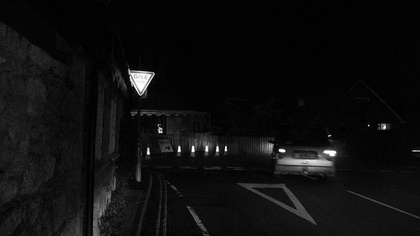
%> input picture Part A/input/dark_road_1.jpg, 420 x 236 px, shrunk from 800 x 450 before the run
$ octave applyHistogramEQ.m   (GNU Octave 9; MATLAB toolbox functions it lacks are replaced by stand-ins)
%> lines starting %> are read from the running program, lines starting %| are printed output that depends on the picture
### Part A/code/my_hist.m
% Calculate histogram of image X
% pixels of X -> integers 0 - 255
function y = my_hist(X)

% Get dimensions of input image
[xdim, ydim] = size(X);

y = zeros(256,1);
for i = 1 : xdim
    for j = 1 : ydim
        k = X(i,j) + 1;
        y(k,1) = y(k,1) + 1;
    end
end

end

### Part A/code/applyHistogramEQ.m
% Read images
I1 = imread('../input/dark_road_1.jpg');
%> I1 is the input picture: size 236x420 uint8; min 0, max 255, mean 14.6
I2 = imread('../input/dark_road_2.jpg');
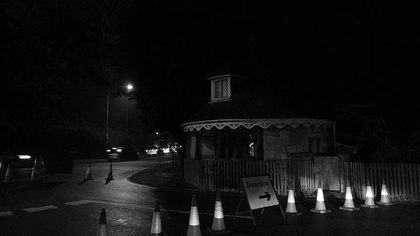
%> input picture Part A/input/dark_road_2.jpg, 420 x 236 px, shrunk from 800 x 450 before the run
%> I2 is the input picture: size 236x420 uint8; min 0, max 255, mean 16.8
I3 = imread('../input/dark_road_3.jpg');
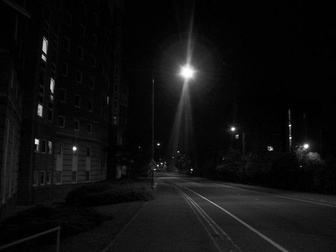
%> input picture Part A/input/dark_road_3.jpg, 336 x 252 px, shrunk from 640 x 480 before the run
%> I3 is the input picture: size 252x336 uint8; min 0, max 255, mean 15.2

I1 = double(I1);
%> I1: size 236x420 double
I2 = double(I2);
%> I2: size 236x420 double
I3 = double(I3);
%> I3: size 252x336 double

% calculate histogramm
I1_hist = my_hist(I1);
%> after the loop in my_hist, `for i = 1 : xdim`: y = 256 values, max 19838 at index 4, min 1 at index 199, mean 387.2
%> I1_hist has the same summary as y in my_hist
I2_hist = my_hist(I2);
%> I2_hist = 256 values, max 18643 at index 4, min 1 at index 215, mean 387.2
I3_hist = my_hist(I3);
%> I3_hist = 256 values, max 12405 at index 3, min 0 at index 209, mean 330.8


% histogram equalization
% calcualte pdfs
[x,y] = size(I1);
%> x = 236; y = 420
I1_pdf = I1_hist / (x * y);
%> I1_pdf = 256 values, max 0.2 at index 4, min 1.01e-05 at index 199, mean 0.00391

[x,y] = size(I2);
I2_pdf = I2_hist / (x * y);
%> I2_pdf = 256 values, max 0.188 at index 4, min 1.01e-05 at index 215, mean 0.00391

[x,y] = size(I3);
%> x = 252; y = 336
I3_pdf = I3_hist / (x * y);
%> I3_pdf = 256 values, max 0.147 at index 3, min 0 at index 209, mean 0.00391

% calculate cdfs
x = length(I1_pdf);
%> x = 256
I1_cdf = zeros(x,1);
I1_cdf(1,1) = I1_pdf(1,1);
for i = 2 : x
    I1_cdf(i,1) = I1_cdf(i-1,1) + I1_pdf(i,1);
end
%> after the loop, I1_cdf = 256 values from 0.00193 to 1

x = length(I2_pdf);
I2_cdf = zeros(x,1);
I2_cdf(1,1) = I2_pdf(1,1);
for i = 2 : x
    I2_cdf(i,1) = I2_cdf(i-1,1) + I2_pdf(i,1);
end
%> after the loop, I2_cdf = 256 values from 0.00221 to 1

x = length(I3_pdf);
I3_cdf = zeros(x,1);
I3_cdf(1,1) = I3_pdf(1,1);
for i = 2 : x
    I3_cdf(i,1) = I3_cdf(i-1,1) + I3_pdf(i,1);
end
%> after the loop, I3_cdf = 256 values from 0.0182 to 1


% equalize histogram
[x,y] = size(I1);
%> x = 236; y = 420
I1_eq = zeros(x,y);

for i = 1 : x
    for j = 1 : y
        I1_eq(i,j) = floor(I1_cdf(I1(i,j)+1) * 255);
    end
end
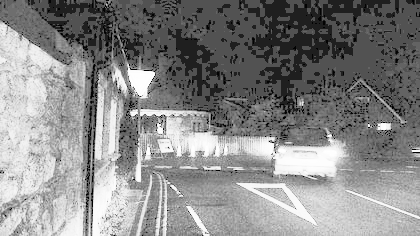
%> I1_eq: size 236x420 double; min 0, max 255, mean 135.9

[x,y] = size(I2);
I2_eq = zeros(x,y);

for i = 1 : x
    for j = 1 : y
        I2_eq(i,j) = floor(I2_cdf(I2(i,j)+1) * 255);
    end
end
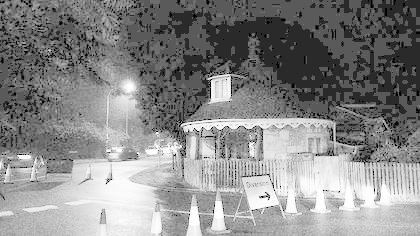
%> I2_eq: size 236x420 double; min 0, max 255, mean 136.4

[x,y] = size(I3);
%> x = 252; y = 336
I3_eq = zeros(x,y);

for i = 1 : x
    for j = 1 : y
        I3_eq(i,j) = floor(I3_cdf(I3(i,j)+1) * 255);
    end
end
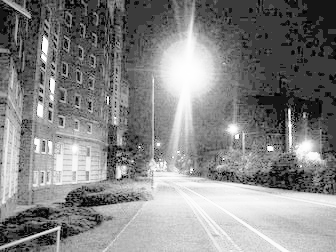
%> I3_eq: size 252x336 double; min 4, max 255, mean 133.3

% plot results
% 1st image
figure(1);
subplot(2,2,1);
imshow(I1, [0 255]);
title('dark\_road\_1');

subplot(2,2,2);
bar(I1_hist);
title('histogram');

subplot(2,2,3);
imshow(I1_eq, [0 255]);
title('Equalized');

I1_eq_hist = my_hist(I1_eq);
%> I1_eq_hist = 256 values, max 19838 at index 83, min 0 at index 2, mean 387.2
subplot(2,2,4);
bar(I1_eq_hist);
title('histogram');

% 2nd image
figure(2);
subplot(2,2,1);
imshow(I2, [0 255]);
title('dark\_road\_2');

subplot(2,2,2);
bar(I2_hist);
title('histogram');

subplot(2,2,3);
imshow(I2_eq, [0 255]);
title('Equalized');

I2_eq_hist = my_hist(I2_eq);
%> I2_eq_hist = 256 values, max 18643 at index 91, min 0 at index 2, mean 387.2
subplot(2,2,4);
bar(I2_eq_hist);
title('histogram');
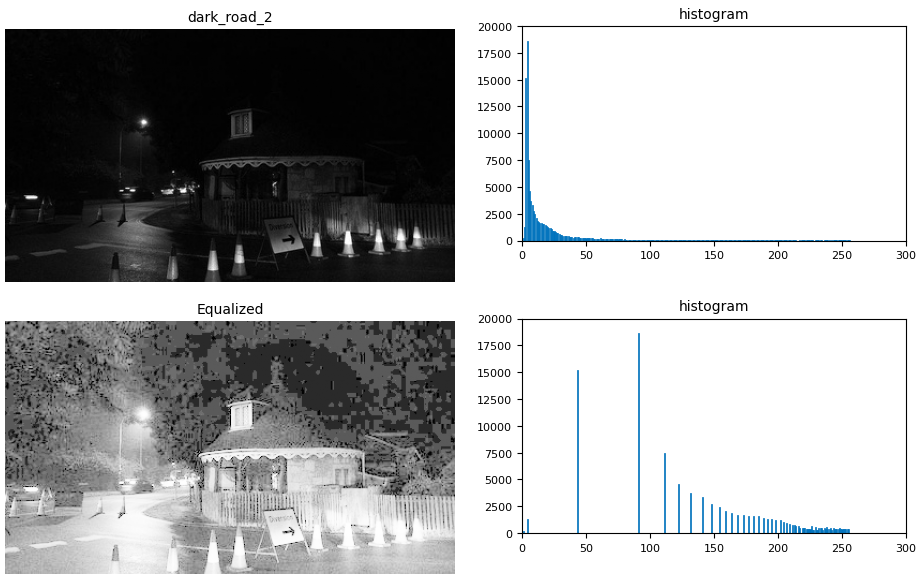
%> figure redrawn from the program's plot data, 4 panels

% 3rd image
figure(3);
subplot(2,2,1);
imshow(I3, [0 255]);
title('dark\_road\_3');

subplot(2,2,2);
bar(I3_hist);
title('histogram');

subplot(2,2,3);
imshow(I3_eq, [0 255]);
title('Equalized');

I3_eq_hist = my_hist(I3_eq);
%> I3_eq_hist = 256 values, max 12405 at index 60, min 0 at index 1, mean 330.8
subplot(2,2,4);
bar(I3_eq_hist);
title('histogram');
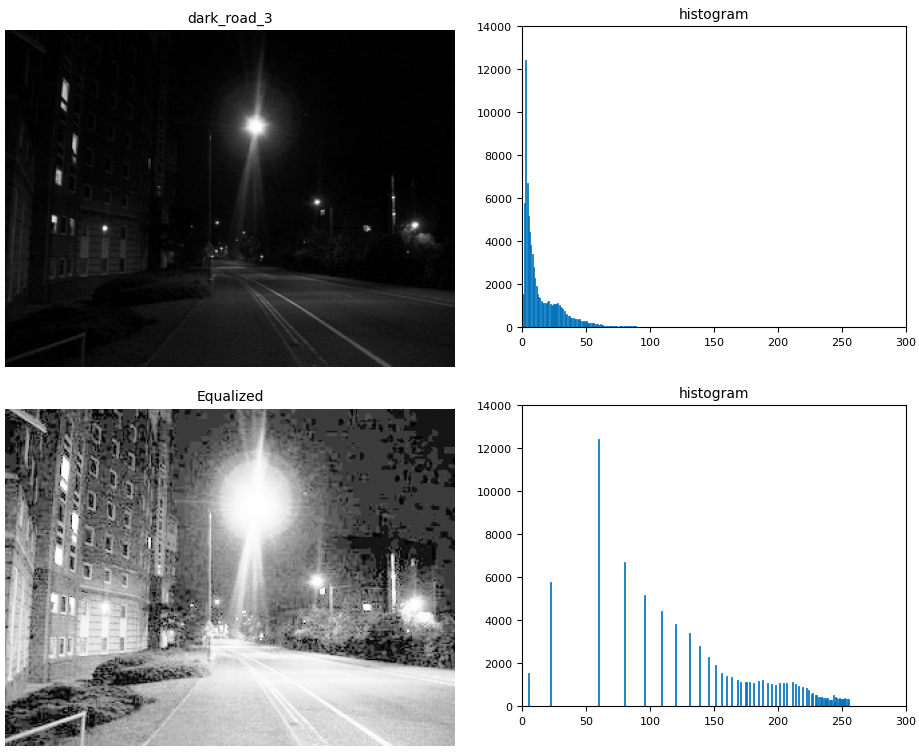
%> figure redrawn from the program's plot data, 4 panels
